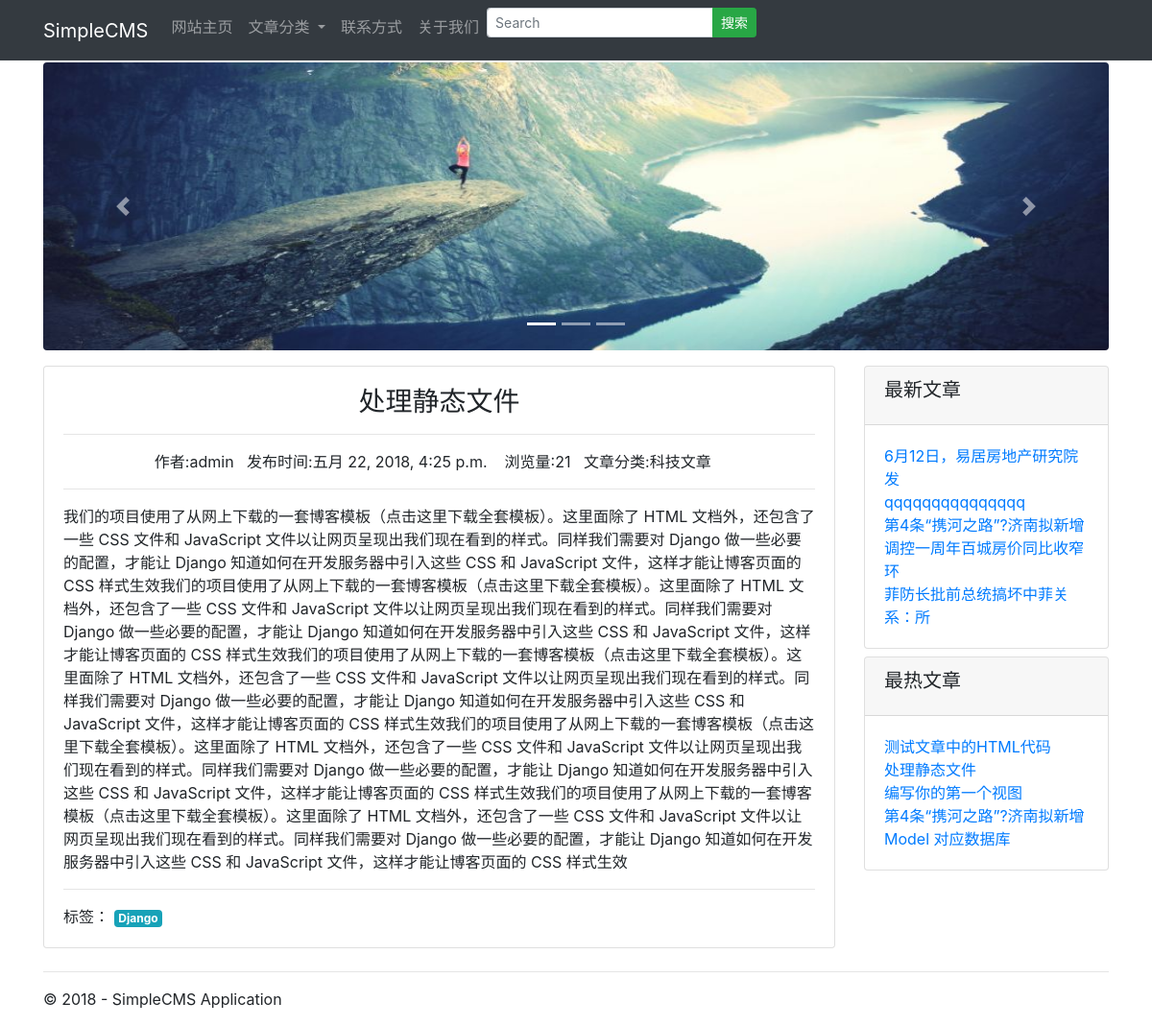
Screenshot of /article/2/ with the database file from the repository.
### cms_main/models.py (models this page shows, shortened)
class AdImages(models.Model):
    title = models.CharField(verbose_name = '广告标题',max_length = 100)
    image = models.ImageField(verbose_name='广告图片',upload_to ='ad_images',null = True,blank = True,max_length = 100)
    url = models.URLField(verbose_name='链接地址',max_length=200,help_text='可以为本站URL地址或者外部网站地址！')
    index = models.IntegerField(verbose_name='顺序',default=1)
    add_time = models.DateTimeField(verbose_name='添加时间',auto_now_add=True)
    class Meta:
        verbose_name = '广告轮播图'
        verbose_name_plural = verbose_name

class Article(models.Model):
    STATUS_CHOICES=(
        ('d','Draft'),
        ('p','Published'),
    )
    title = models.CharField(verbose_name='文章标题',max_length=80)
    content = RichTextUploadingField(verbose_name='文章内容')
    author = models.ForeignKey(User,verbose_name='作者',on_delete=models.SET_NULL,null=True)
    abstract = models.CharField(verbose_name='文章摘要',max_length=60,blank=True,null=True,help_text='可选,如果为空则选取文章内容的前60个字符！')
    create_time = models.DateTimeField(verbose_name='创建时间',auto_now_add=True)
    last_modified_time = models.DateTimeField(verbose_name='更新时间',auto_now=True)
    views = models.PositiveIntegerField(verbose_name='浏览量',default=0)
    likes = models.PositiveIntegerField(verbose_name='点赞数',default=0)
    topped = models.BooleanField(verbose_name='是否置顶',default=False)
    status = models.CharField(verbose_name='文章状态',max_length=1,choices=STATUS_CHOICES)
    category = models.ForeignKey(Category,verbose_name='文章分类',on_delete=models.SET_NULL,null=True,default='无分类')
    tags = models.ManyToManyField(Tag,verbose_name='文章标签',blank=True)
    class Meta:
        verbose_name = '文章'
        verbose_name_plural = verbose_name
        ordering = ['-create_time']
    def views_add(self):
        self.views += 1
        self.save(update_fields=['views'])  #只更新views的值，以提高效率

class Category(models.Model):
    name = models.CharField(verbose_name='文章类型',max_length=200)
    create_time = models.DateTimeField(verbose_name='创建时间',auto_now_add=True)
    last_modified_time = models.DateTimeField(verbose_name='最后修改时间',auto_now=True)
    class Meta:
        verbose_name = '文章类型'
        verbose_name_plural = verbose_name
    def __str__(self):
        return self.name
    def get_absolute_url(self):
        return reverse('category',kwargs={'pk':self.pk})

class Tag(models.Model):
    name = models.CharField(verbose_name='标签名称',max_length=100)
    class Meta:
        verbose_name = '标签名称'
        verbose_name_plural = verbose_name

### cms_main/views.py (the view)
# urls.py: url(r'^article/(?P<pk>[0-9]+)/$', views.detail, name='detail'),             #文章详情页，()内的表示参数,等同于r'^article/(?P<pk>\d+)/$'，？P<pk>表示指定参数名为pk
def detail(request,pk):
    article=get_object_or_404(Article,pk=pk)
    if(not request.COOKIES.get('articel_id_%s_readed' % pk)):
        article.views_add()                                         #访问量+1
    article.content = markdown.markdown(article.content,
                                  extensions=[
                                      'markdown.extensions.extra',
                                      'markdown.extensions.codehilite',
                                      'markdown.extensions.toc',
                                  ])
    response = render(request, 'cms_main/detail.html', context={'article': article})
    response.set_cookie('articel_id_%s_readed' % pk,'true')
    return response

### cms_main/templatetags/cms_main_tags.py (called while the page is built)
@register.simple_tag
def get_recent_articles(num = 5):
    return Article.objects.all()[:num]

@register.simple_tag
def get_hot_articles(num = 5):
    return Article.objects.all().order_by('-views')[:num]

@register.simple_tag
def get_category_list():
    return Category.objects.all()

@register.simple_tag
def get_foot_year():
    return datetime.date.today().year

@register.simple_tag
def get_adImages_tag(num = 3):
    return AdImages.objects.all()[:num]

### templates/cms_main/detail.html (shortened to what this page needs)
{% extends 'base.html' %}
{% load markdown_deux_tags %}
{% block content %}
<div class="card my-2">
  <div class="card-body">
    <h3 class='text-center'>{{ article.title }}</h3>
    <hr />
      <p class='text-center'><span>作者:{{ article.author }}&nbsp;&nbsp;&nbsp;</span><span>发布时间:{{ article.create_time }}&nbsp;&nbsp;&nbsp;</span><span> 浏览量:{{ article.views }}&nbsp;&nbsp;&nbsp;</span><span>文章分类:{{ article.category }}&nbsp;&nbsp;&nbsp;</span></p>
    <hr />
    <p class='text-center'>
        {{ article.content | safe }}
    </p>
    <hr />
    标签：
          {% for t in article.tags.all %}
            <span class="badge badge-info">
              {{ t.name }}
            </span>
          {% empty %}
          <p class='text-left'>
              没有此文章或者已被删除！
          </p>
          {%endfor%}
  </div>
</div>
{% endblock content %}

### templates/base.html (shortened to what this page needs)
{% load staticfiles %}
{% load cms_main_tags %}
<!DOCTYPE html>
<html lang="en" dir="ltr">
<head>
  <link rel="stylesheet" href="{% static 'css/bootstrap.min.css' %}">
  <link rel="stylesheet" href="{% static 'css/bootstrap.css' %}">
</head>
<body>
  <nav class="navbar navbar-expand-md bg-dark navbar-dark fixed-top">
    <div class="container">
        <a class="navbar-brand" href="/">SimpleCMS</a>
      <div class="collapse navbar-collapse" id="collapsibleNavbar">
        <ul class="navbar-nav">
          <li class="nav-item">
            <a class="nav-link" href="/">网站主页</a>
          </li>
          <li class="nav-item dropdown">
            <a class="nav-link dropdown-toggle" href="#" id="navbardrop" data-toggle="dropdown">
              文章分类
            </a>
              {% get_category_list as category_list %}
          </li>
          <li class="nav-item">
            <a class="nav-link" href="#">联系方式</a>
          </li>
          <li class="nav-item">
            <a class="nav-link" href="#">关于我们</a>
          </li>
          <li class="nav-item">
            <form role="search" method="get" id="searchform" action="{% url 'haystack_search' %}">
              <div class="input-group mb-3 navbar-right input-group-sm">
                <input type="search" class="form-control" placeholder="Search" name="q" required>
                <div class="input-group-append">
                  <button class="btn btn-success" type="submit">搜索</button>
                 </div>
              </div>
            </form>
          </li>
        </ul>
      </div>
    </div>
  </nav>
  <div class="container" style="margin-top: 65px">
    <div id="demo" class="carousel slide" data-ride="carousel">
      <ul class="carousel-indicators">
        <li data-target="#demo" data-slide-to="0" class="active"></li>
        <li data-target="#demo" data-slide-to="1"></li>
        <li data-target="#demo" data-slide-to="2"></li>
      </ul>
      <div class="carousel-inner">
        {% get_adImages_tag as adImage_list %}
        {% for adImage in adImage_list %}
        {% if adImage.index == 1 %}
          <div class="carousel-item active">
            <a href="{{ adImage.url }}" target="_blank">
              <img src="/media/{{ adImage.image }}" class="rounded">
            </a>
          </div>
        {% else %}
          <div class="carousel-item">
            <a href="{{ adImage.url }}" target="_blank">
              <img src="/media/{{ adImage.image }}" class="rounded">
            </a>
          </div>
        {% endif %}
        {% endfor %}
      </div>
      <a class="carousel-control-prev" href="#demo" data-slide="prev">
        <span class="carousel-control-prev-icon"></span>
      </a>
      <a class="carousel-control-next" href="#demo" data-slide="next">
        <span class="carousel-control-next-icon"></span>
      </a>
    </div>
  </div>
  <div class="container">
    <div class="container" style="padding-left:0px;padding-right:0px;">
      <div class="row my-2">
        <div class="col-md-9">
          {% block content %}
          {% endblock %}
        </div>
        <div class="col-md-3">
          <div class="card my-2">
            <div class="card-header">
              <h5 class="card-title">最新文章</h5>
            </div>
            <div class="card-body">
              {% get_recent_articles as recent_article_list %}
              {% for recent_article in recent_article_list %}
              <a href="/article/{{ recent_article.pk }}/">{{ recent_article.title | truncatechars:15 }}</a><br />
              {% empty %}
              没有最新文章！
              {% endfor %}
            </div>
          </div>
          <div class="card my-2">
            <div class="card-header">
              <h5 class="card-title">最热文章</h5>
            </div>
            <div class="card-body">
              {% get_hot_articles as hot_article_list %}
              {% for hot_article in hot_article_list %}
              <a href="/article/{{ hot_article.pk }}/">{{ hot_article.title | truncatechars:15 }}</a><br />
              {% empty %}
              没有最热文章！
              {% endfor %}
            </div>
          </div>
        </div>
      </div>
    </div>
  </div>
  <div class="container">
    <hr/>
    <footer>
      {% get_foot_year as year %}
      <p>&copy; {{ year }} - SimpleCMS Application</p>
    </footer>
  </div>
</body>
</html>

### templates/base.html (style rules this page uses)
.carousel-inner img { width: 100%; height: 300px; }

### rows the page displays
AdImages: image (picture)
Article: title "处理静态文件", author "admin", create_time "五月 22, 2018, 4:25 p.m.", views "21", category "科技文章", content "我们的项目使用了从网上下载的一套博客模板（点击这里下载全套模板）。这里面除了 HTML 文档外，还包含了一些 CSS 文件和 JavaScript 文件以让网页呈现出我们现在看到的样式。同样我们需要对 Django 做一些必要的配置，才能让 Django 知道如何在开发服务器中引入这些 CSS 和 JavaScript 文件，这样才能让博客页面的 CSS 样式生效我们的项目使用了从网上下载的一套博客模板（点击这里下载全套模板）。这里面除了 HTML 文档外，还包含了一些 CSS 文件和 JavaScript 文件以让网页呈现出我们现在看到的样式。同样我们需要对 Django 做一些必要的配置，才能让 Django 知道如何在开发服务器中引入这些 CSS 和 JavaScript 文件，这样才能让博客页面的 CSS 样式生效我们的项目使用了从网上下载的一套博客模板（点击这里下载全套模板）。这里面除了 HTML 文档外，还包含了一些 CSS 文件和 JavaScript 文件以让网页呈现出我们现在看到的样式。同样我们需要对 Django 做一些必要的配置，才能让 Django 知道如何在开发服务器中引入这些 CSS 和 JavaScript 文件，这样才能让博客页面的 CSS 样式生效我们的项目使用了从网上下载的一套博客模板（点击这里下载全套模板）。这里面除了 HTML 文档外，还包含了一些 CSS 文件和 JavaScript 文件以让网页呈现出我们现在看到的样式。同样我们需要对 Django 做一些必要的配置，才能让 Django 知道如何在开发服务器中引入这些 CSS 和…"
Tag: name "Django"
Article: title "6月12日，易居房地产研究院发"
Article: title "qqqqqqqqqqqqqqq"
Article: title "第4条“携河之路”?济南拟新增"
Article: title "调控一周年百城房价同比收窄 环"
Article: title "菲防长批前总统搞坏中菲关系：所"
Article: title "测试文章中的HTML代码"
Article: title "编写你的第一个视图"
Article: title "Model 对应数据库"

### other values shown
{{ year }} "2018"
